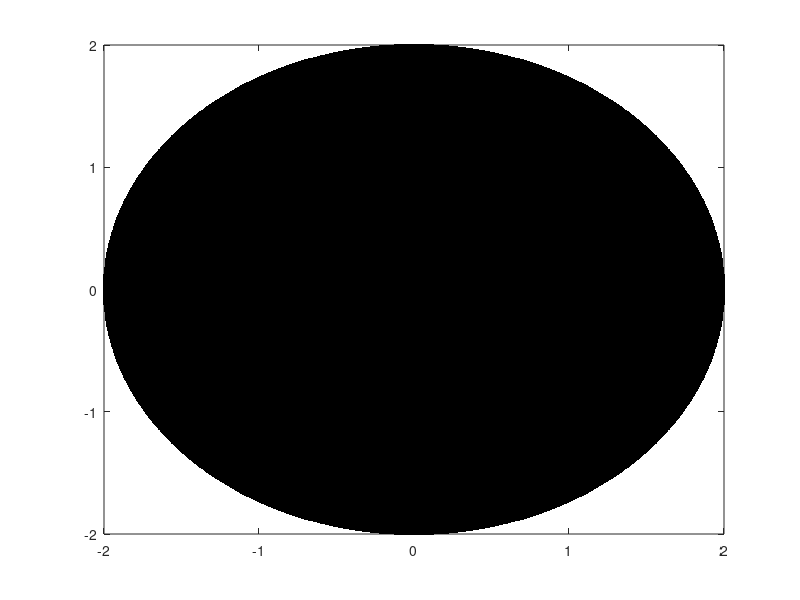

Write the MATLAB code that produced this figure. (Note: this script raises an error after producing the figure.)
clear;
clc;

x = linspace(-2, 2, 1000);
y = linspace(-2, 2, 1000);
C = zeros(1, 1000000);
insideCount = 0;
frame = 0;
for i = 1:1000
    for j = 1:1000
        if(x(i)^2+y(j)^2 <= 4)
            insideCount = insideCount+1;
            C(insideCount) = complex(x(i), y(j));
        end
    end
end
C(C(:)==0) = [];
origin = C;
insideCount = length(C);
plot(C, '.', 'MarkerEdgeColor', 'k');
frame = frame+1;
M(frame) = getframe;

for iterativeCount = 1:20
    hold on;
    len = insideCount;
    outside = zeros(1, 1000000);
    outsideCount = 0;
    inside = zeros(1, 1000000);
    originNew = zeros(1, 1000000);
    insideCount = 0;
    
    for i = 1:len
        result = Mandelbrot(C(i), origin(i));
        if(abs(result) > 2)
            outsideCount = outsideCount+1;
            outside(outsideCount) = origin(i);
        else
            insideCount = insideCount+1;
            inside(insideCount) = result;
            originNew(insideCount) = origin(i);
        end
    end
    outside(outside(:)==0) = [];
    inside(inside(:)==0) = [];
    originNew(originNew(:)==0) = [];
    origin = originNew;
    C = inside;
    if mod(iterativeCount, 3) == 1
        plot(outside, '.', 'MarkerEdgeColor', 'r');
    elseif mod(iterativeCount, 3) == 2
        plot(outside, '.', 'MarkerEdgeColor', 'g');
    else
        plot(outside, '.', 'MarkerEdgeColor', 'b');
    end
    frame = frame+1;
    M(frame) = getframe;
end
movie(M, 3);